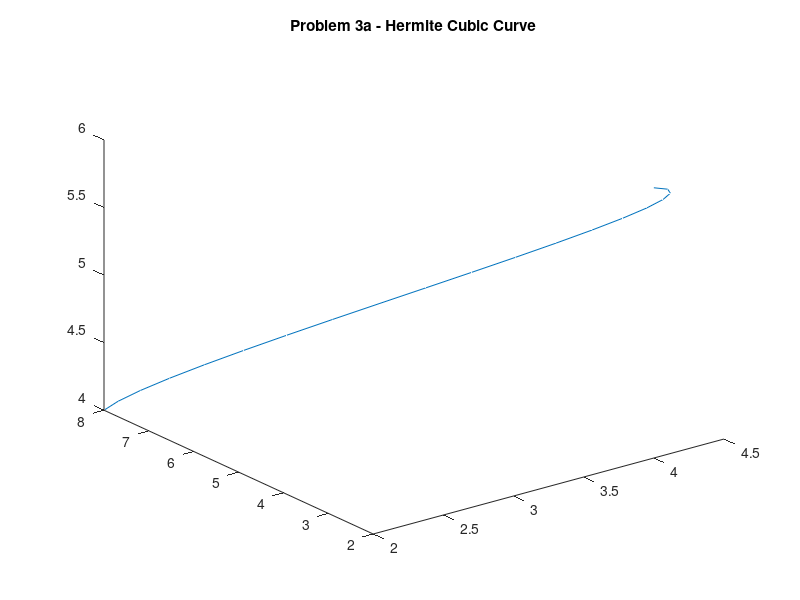
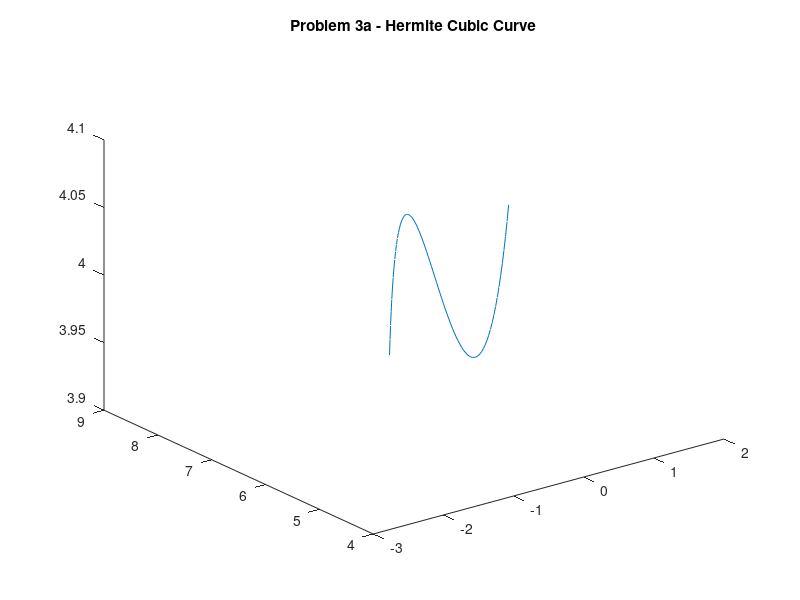
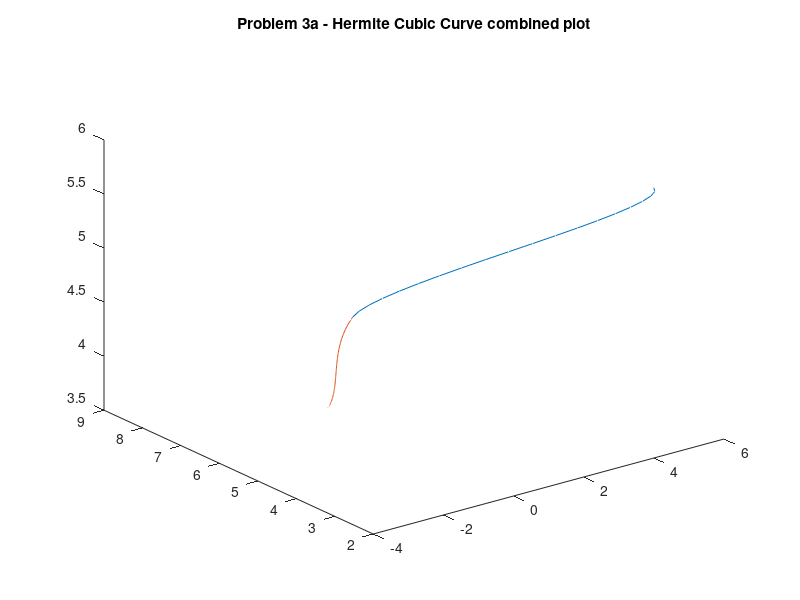

Write the MATLAB code that produced these figures, in order.
% % Computational Methods in Additive Manufacturing - Assignment 2
% Tyler Estes (estests@mail.uc.edu)
% Utkarsh Wani (wanius@mail.uc.edu)

%% Problem 3 

P1 = [4, 2, 6];
M1 = [3, 1, -1];
P2 = [2, 8, 4];
M2 = [-1, 1, -1];

MsubH = [2, -2, 1, 1;
    -3, 3, -2, -1;
    0, 0, 1, 0;
    1, 0, 0, 0];
MsubHsupU = [0, 0, 0, 0;
    6, -6, 3, 3;
    -6, 6, -4, -2;
    0, 0, 1, 0];
B = [P1; P2; M1; M2];

% plotting
uStart = 0;
uStop = 1;
step = .05;
n = uStop/step;
P = zeros(n, 3);
u = linspace(uStart, uStop, n);
for n = 1:length(u)
    uVec = [u(n)^3, u(n)^2, u(n), 1];
    P(n, :) = uVec*MsubH*B;
end
plot3(P(:, 1), P(:, 2), P(:, 3))
title('Problem 3a - Hermite Cubic Curve')

% tan vector & unit tan vector
u = .6;
uVec = [u^3, u^2, u, 1];
PsupU = uVec*MsubHsupU*B;
PsupUNorm = PsupU./norm(PsupU);
fprintf('Problem 3a - Tangent Vector = [%.2f, %.2f, %.2f], Unit Tangent Vector = [%.2f, %.2f, %.2f]\n', PsupU(1), PsupU(2), PsupU(3), PsupUNorm(1), PsupUNorm(2), PsupUNorm(3))


P3= [2 8 4];
M3= [ -1 1 -1];
P4= [-2 5 4];
M4= [1 2 -1];

B1= [P3; P4; M3; M4];

% plotting
u = 0:0.0125:1
for n = 1:length(u)
    U_vector = [u(n)^3, u(n)^2, u(n), 1];
    P1(n, :) = U_vector*MsubH*B1;
end

figure()
plot3(P1(:, 1), P1(:, 2), P1(:, 3))
title('Problem 3a - Hermite Cubic Curve')

figure()
plot3(P(:, 1), P(:, 2), P(:, 3))
hold on
plot3(P1(:, 1), P1(:, 2), P1(:, 3))
title('Problem 3a - Hermite Cubic Curve combined plot')

